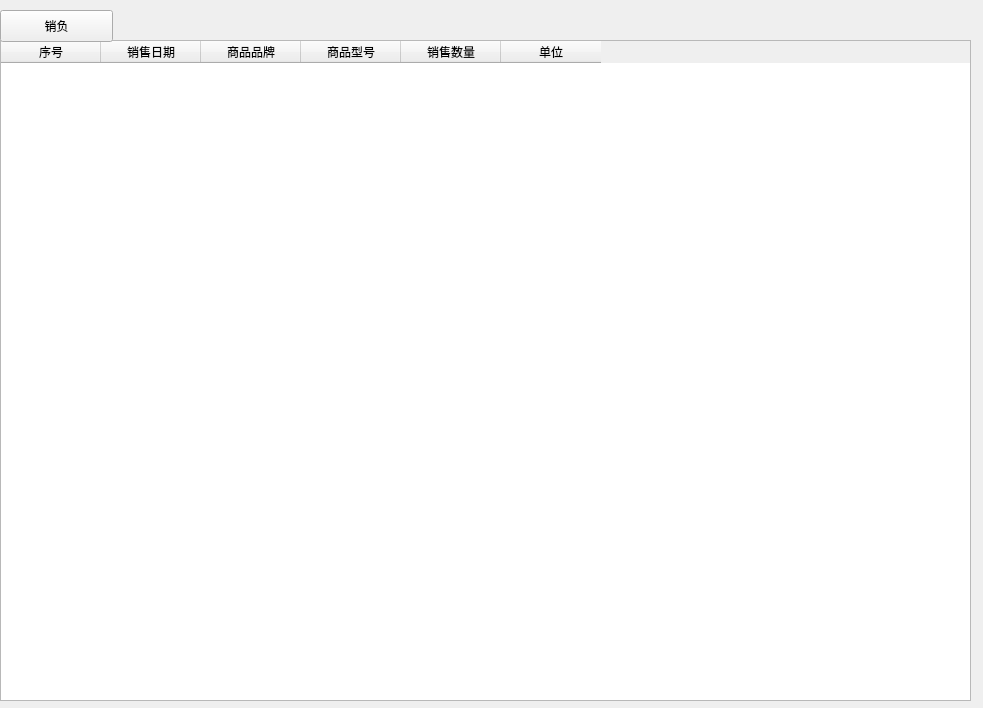
<?xml version="1.0" encoding="UTF-8"?>
<ui version="4.0">
 <class>writeOffForm</class>
 <widget class="QWidget" name="writeOffForm">
  <property name="geometry">
   <rect>
    <x>0</x>
    <y>0</y>
    <width>983</width>
    <height>708</height>
   </rect>
  </property>
  <property name="windowTitle">
   <string>销负信息</string>
  </property>
  <widget class="QTableWidget" name="tableWidget">
   <property name="geometry">
    <rect>
     <x>0</x>
     <y>40</y>
     <width>971</width>
     <height>661</height>
    </rect>
   </property>
   <property name="minimumSize">
    <size>
     <width>971</width>
     <height>0</height>
    </size>
   </property>
   <property name="maximumSize">
    <size>
     <width>971</width>
     <height>16777215</height>
    </size>
   </property>
   <column>
    <property name="text">
     <string>序号</string>
    </property>
   </column>
   <column>
    <property name="text">
     <string>销售日期</string>
    </property>
   </column>
   <column>
    <property name="text">
     <string>商品品牌</string>
    </property>
   </column>
   <column>
    <property name="text">
     <string>商品型号</string>
    </property>
   </column>
   <column>
    <property name="text">
     <string>销售数量</string>
    </property>
   </column>
   <column>
    <property name="text">
     <string>单位</string>
    </property>
   </column>
  </widget>
  <widget class="QPushButton" name="writeOffButton">
   <property name="geometry">
    <rect>
     <x>0</x>
     <y>10</y>
     <width>113</width>
     <height>32</height>
    </rect>
   </property>
   <property name="text">
    <string>销负</string>
   </property>
  </widget>
 </widget>
 <resources/>
 <connections/>
</ui>
